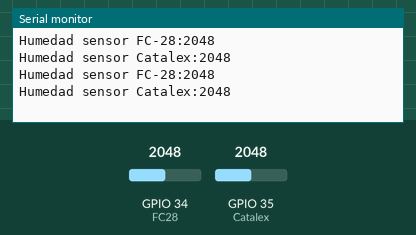
Recording of a sketch running on a simulated ESP32. Parts: the last lines printed to the serial monitor. Inputs (shaded band) come from the test bench; at power-on: GPIO 34 (FC28) = 2048, GPIO 35 (Catalex) = 2048.

Above: at 1.8 s.
1.9 s: GPIO 34 (FC28) set to 2866
At 2.5 s:
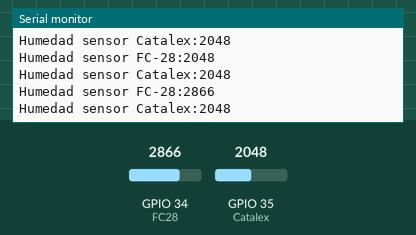
3.4 s: GPIO 35 (Catalex) set to 2866
At 4.7 s:
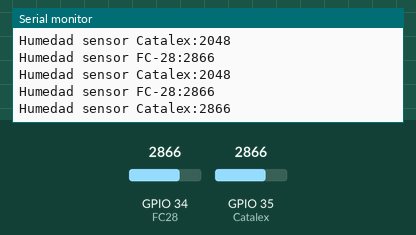
4.9 s: GPIO 34 (FC28) set to 3603
At 5.8 s:
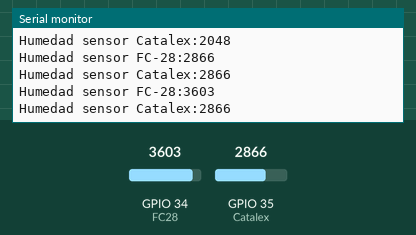
6.4 s: GPIO 35 (Catalex) set to 3603
At 7.6 s:
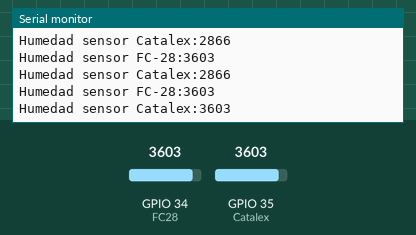
Timing chart, 0 to 8.9 s (numbered marks = the images above; inputs shaded):
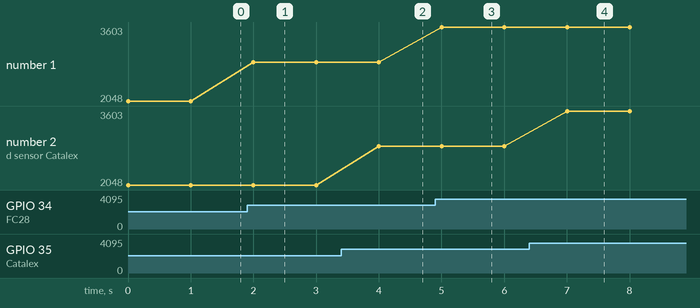

Measured:
- after the input at 1.9 s, the serial monitor: prints a new line after 0.10 s (image 1)
- after the input at 3.4 s, the serial monitor: prints a new line after 0.60 s (image 2)
- after the input at 4.9 s, the serial monitor: prints a new line after 0.10 s (image 3)
- after the input at 6.4 s, the serial monitor: prints a new line after 0.60 s (image 4)
- plotted number 1: 2048 → 2866 after the input at 1.9 s, 2866 → 3603 after the input at 4.9 s

The sketch:

MoistureSensor.ino
```cpp
#include <stdio.h>

#define FC28 34
#define Catalex 35

void setup() {
  // put your setup code here, to run once:
  pinMode(FC28, INPUT);
  pinMode(Catalex, INPUT);

  Serial.begin(115200);
}

void loop() {
  // put your main code here, to run repeatedly:

  int humedadFC28 = analogRead(FC28);
  int humedadCatalex = analogRead(Catalex);

  Serial.print("Humedad sensor FC-28:");
  Serial.print(humedadFC28);
  Serial.println();

  Serial.print("Humedad sensor Catalex:");
  Serial.print(humedadCatalex);
  Serial.println();

  delay(1000);

}
```
